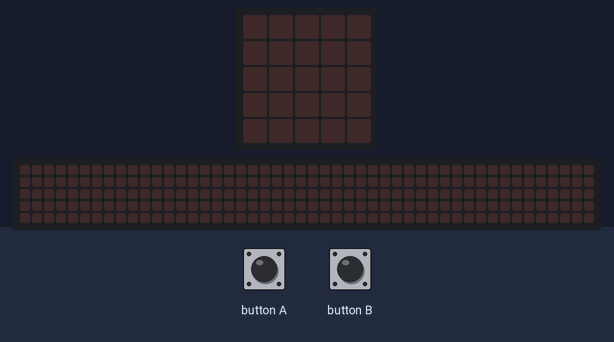
A program run on a simulated BBC micro:bit (MakeCode). Parts: the board's 5×5 LED display, a strip that is not on the board, showing the scrolling text unrolled. The inputs (shaded band) are chosen by the test bench. Random numbers come from a fixed seed; the 48×5 strip is a reading aid, not a part: it shows the text the display is scrolling, unrolled, one strip-width of it at a time.

Above: at 1.2 s.
1.3 s: button A pressed for 0.15 s
At 4.0 s:
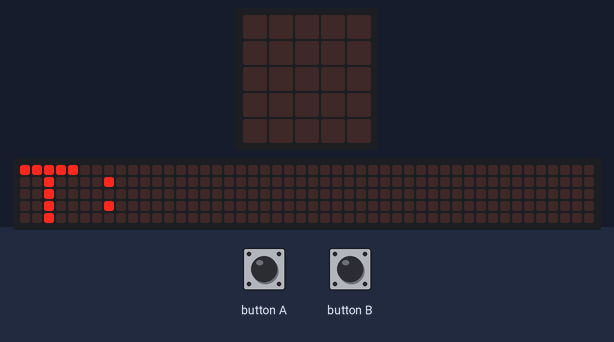
4.3 s: button B pressed for 0.15 s
At 6.8 s:
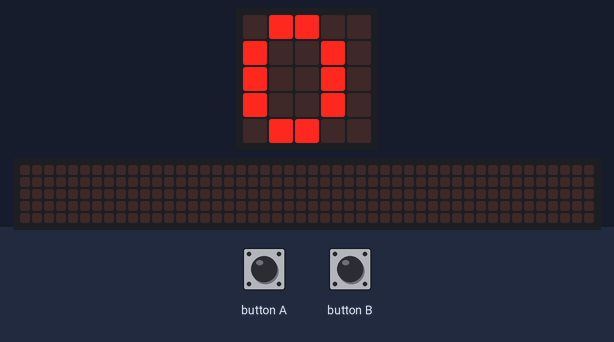
7.4 s: button A pressed for 0.15 s
At 20.47 s:
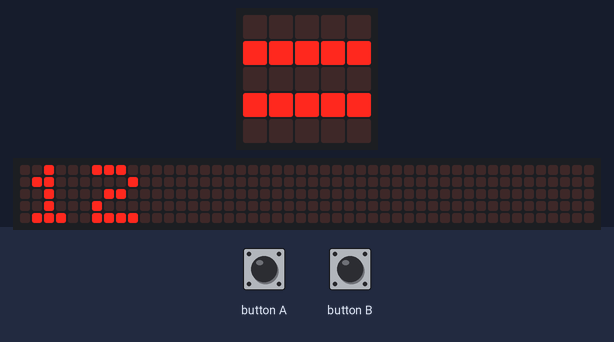
Timing chart, 0 to 22.0 s (numbered marks = the images above; inputs shaded):
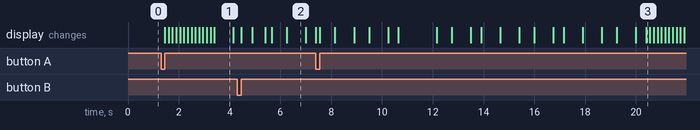

The program:

main.ts
```typescript
let multiplo = 0
function Multiplo () {

}
input.onButtonPressed(Button.A, function () {
    basic.clearScreen()
    multiplo = randint(1, 3)
    basic.showString("T:")
    basic.showNumber(multiplo)
    basic.pause(500)
    basic.clearScreen()
})
input.onButtonPressed(Button.B, function () {
    basic.clearScreen()
    for (let index = 0; index <= 10; index++) {
        basic.showNumber(multiplo)
        basic.showIcon(IconNames.No)
        basic.showNumber(index)
        basic.showLeds(`
            . . . . .
            # # # # #
            . . . . .
            # # # # #
            . . . . .
            `)
        basic.showNumber(multiplo * index)
    }
})
```

test.ts
```typescript
// aquí va el archivo "tests"; esto no se compilará cuando este paquete se utilice como una extensión.
```

Measured:
- after the input at 1.3 s, the display: changes after 0.15 s (image 1)
- what the display in image 1 shows lasts 0.8 s, from 3.4 s to 4.2 s
